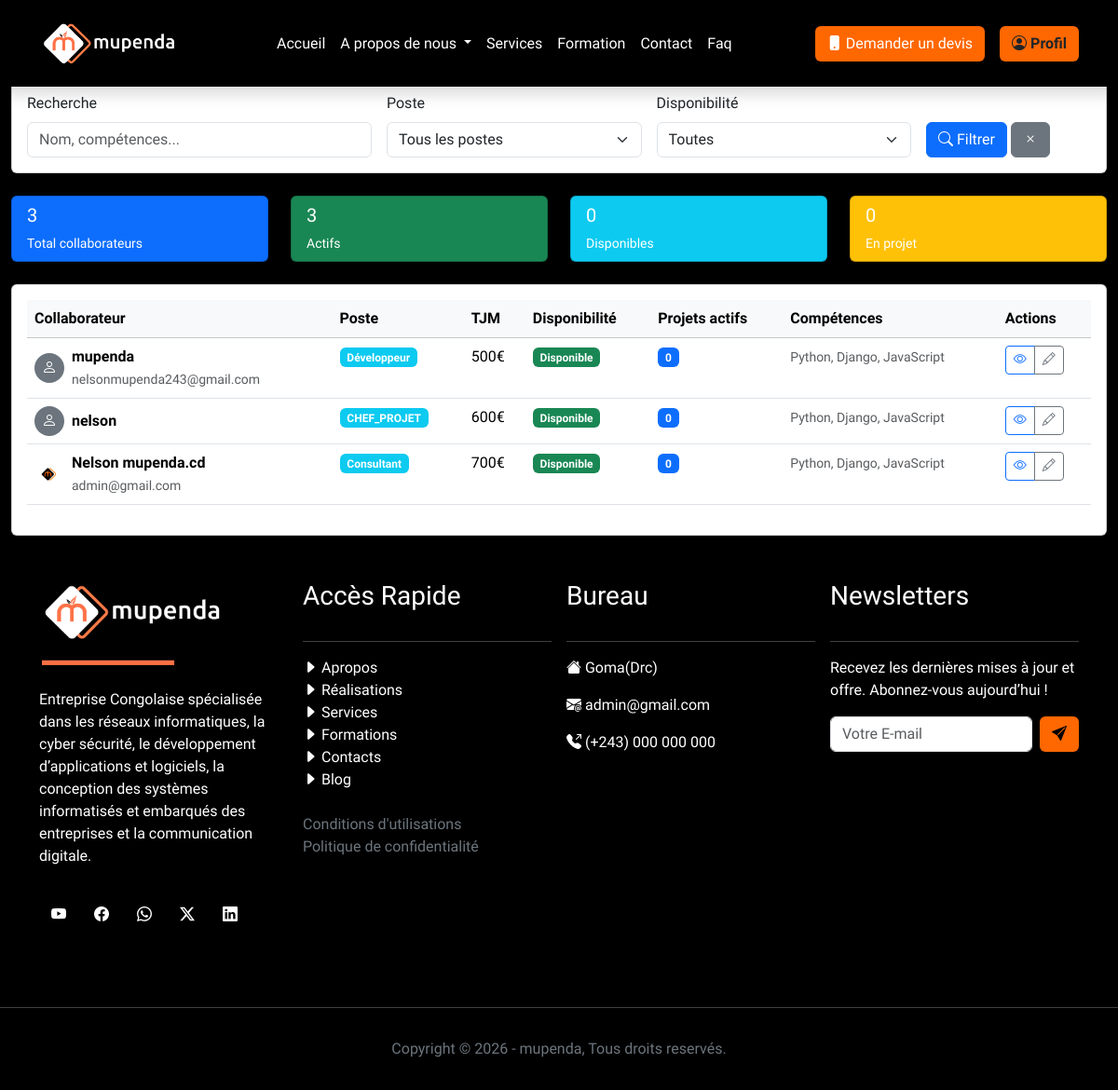
Page /administration/collaborateurs/ (signed in) on the committed database.
### MupendaApp/models.py (models this page shows, shortened)
class Collaborateur(models.Model):
    POSTE_CHOICES = [
        ('DEVELOPPEUR', 'Développeur'),
        ('DESIGNEUR', 'Designer'),
        ('MANAGER', 'Manager'),
        ('CONSULTANT', 'Consultant'),
        ('TESTEUR', 'Testeur'),
        ('COMMERCIAL', 'Commercial'),
        ('AUTRE', 'Autre'),
    ]
    DISPO_CHOICES = [
        ('DISPONIBLE', 'Disponible'),
        ('OCCUPE', 'Occupé'),
        ('CONGE', 'Congé'),
        ('INDISPONIBLE', 'Indisponible'),
    ]
    user = models.OneToOneField(
        settings.AUTH_USER_MODEL,
        on_delete=models.CASCADE,
        related_name='profil_collaborateur'
    )
    poste = models.CharField(max_length=50, choices=POSTE_CHOICES)
    tjm = models.DecimalField(max_digits=8, decimal_places=2, verbose_name="TJM journalier (€)")
    cout_horaire = models.DecimalField(max_digits=8, decimal_places=2, verbose_name="Coût horaire (€)")
    disponibilite = models.CharField(max_length=20, choices=DISPO_CHOICES, default='DISPONIBLE')
    competences = models.TextField(help_text="Compétences principales")
    date_embauche = models.DateField()
    telephone = models.CharField(max_length=20, blank=True)
    linkedin = models.URLField(blank=True)
    photo = models.ImageField(upload_to='collaborateurs/', blank=True)
    actif = models.BooleanField(default=True)
    cree_le = models.DateTimeField(auto_now_add=True)
    modifie_le = models.DateTimeField(auto_now=True)
    class Meta:
        verbose_name = "Collaborateur"
        verbose_name_plural = "Collaborateurs"

class CustomUser(AbstractUser):
    is_administrateur = models.BooleanField(default=False)
    is_utilisateur = models.BooleanField(default=True)
    photo_profil = models.ImageField(upload_to="static/images", blank=True, null=True)

### MupendaApp/views.py (the view, shortened to what this page needs)
# urls.py: path('administration/collaborateurs/', views.ListeCollaborateursView, name='liste_collaborateurs'),
@login_required
def ListeCollaborateursView(request):
    search = request.GET.get('search', '')
    poste_filter = request.GET.get('poste', '')
    dispo_filter = request.GET.get('disponibilite', '')
    collaborateurs = Collaborateur.objects.select_related('user').filter(actif=True)
    if poste_filter:
        collaborateurs = collaborateurs.filter(poste=poste_filter)
    if dispo_filter:
        collaborateurs = collaborateurs.filter(disponibilite=dispo_filter)
    return render(request, 'administration/collaborateurs/liste_collaborateurs.html', {
        'collaborateurs': collaborateurs.order_by('user__first_name'),
        'poste_choices': Collaborateur.POSTE_CHOICES,
        'dispo_choices': Collaborateur.DISPO_CHOICES,
        'search': search,
        'poste_filter': poste_filter,
        'dispo_filter': dispo_filter,
    })

### MupendaApp/templates/administration/collaborateurs/liste_collaborateurs.html (shortened to what this page needs)
{% extends "base.html" %}
{% load static %}
{% block content %}
<div class="container-fluid">
    <div class="d-flex justify-content-between align-items-center mb-4">
        <div>
            <h1 class="h3 mb-0">
            </h1>
            <p class="text-muted mb-0">Gestion des collaborateurs et compétences</p>
        </div>
        <div>
            <a href="{% url 'ajouter_collaborateur' %}" class="btn btn-primary">
            </a>
        </div>
    </div>
    <div class="card mb-4">
        <div class="card-body">
            <form method="get" class="row g-3">
                <div class="col-md-4">
                    <label for="search" class="form-label">Recherche</label>
                    <input type="text" class="form-control" id="search" name="search"
                           value="{{ search }}" placeholder="Nom, compétences...">
                </div>
                <div class="col-md-3">
                    <label for="poste_filter" class="form-label">Poste</label>
                    <select class="form-select" id="poste_filter" name="poste">
                        <option value="">Tous les postes</option>
                    </select>
                </div>
                <div class="col-md-3">
                    <label for="dispo_filter" class="form-label">Disponibilité</label>
                    <select class="form-select" id="dispo_filter" name="disponibilite">
                        <option value="">Toutes</option>
                    </select>
                </div>
                <div class="col-md-2">
                    <label class="form-label">&nbsp;</label><br>
                    <button type="submit" class="btn btn-primary">
                        <i class="bi bi-search"></i> Filtrer
                    </button>
                    <a href="{% url 'liste_collaborateurs' %}" class="btn btn-secondary">
                        <i class="bi bi-x"></i>
                    </a>
                </div>
            </form>
        </div>
    </div>
    <div class="row mb-4">
        <div class="col-md-3">
            <div class="card bg-primary text-white">
                <div class="card-body py-2">
                    <h5 class="card-title">{{ collaborateurs.count }}</h5>
                    <p class="card-text small mb-0">Total collaborateurs</p>
                </div>
            </div>
        </div>
        <div class="col-md-3">
            <div class="card bg-success text-white">
                <div class="card-body py-2">
                    <h5 class="card-title">{{ collaborateurs.count }}</h5>
                    <p class="card-text small mb-0">Actifs</p>
                </div>
            </div>
        </div>
        <div class="col-md-3">
            <div class="card bg-info text-white">
                <div class="card-body py-2">
                    <h5 class="card-title">0</h5>
                    <p class="card-text small mb-0">Disponibles</p>
                </div>
            </div>
        </div>
        <div class="col-md-3">
            <div class="card bg-warning text-white">
                <div class="card-body py-2">
                    <h5 class="card-title">0</h5>
                    <p class="card-text small mb-0">En projet</p>
                </div>
            </div>
        </div>
    </div>
    <div class="card">
        <div class="card-body">
            {% if collaborateurs %}
                <div class="table-responsive">
                    <table class="table table-hover">
                        <thead class="table-light">
                            <tr>
                                <th>Collaborateur</th>
                                <th>Poste</th>
                                <th>TJM</th>
                                <th>Disponibilité</th>
                                <th>Projets actifs</th>
                                <th>Compétences</th>
                                <th>Actions</th>
                            </tr>
                        </thead>
                        <tbody>
                            {% for collaborateur in collaborateurs %}
                            <tr>
                                <td>
                                    <div class="d-flex align-items-center">
                                        {% if collaborateur.user.photo_profil %}
                                            <img src="{{ collaborateur.user.photo_profil.url }}"
                                                 class="rounded-circle me-2" width="32" height="32">
                                        {% else %}
                                            <div class="bg-secondary rounded-circle me-2 d-flex align-items-center justify-content-center"
                                                 style="width: 32px; height: 32px; color: white;">
                                                <i class="bi bi-person"></i>
                                            </div>
                                        {% endif %}
                                        <div>
                                            <strong>{{ collaborateur.user.get_full_name|default:collaborateur.user.username }}</strong><br>
                                            <small class="text-muted">{{ collaborateur.user.email }}</small>
                                        </div>
                                    </div>
                                </td>
                                <td>
                                    <span class="badge bg-info">{{ collaborateur.get_poste_display }}</span>
                                </td>
                                <td>{{ collaborateur.tjm|floatformat:0 }}€</td>
                                <td>
                                    <span class="badge bg-{% if collaborateur.disponibilite == 'DISPONIBLE' %}success{% elif collaborateur.disponibilite == 'INDISPONIBLE' %}danger{% else %}warning{% endif %}">
                                        {{ collaborateur.get_disponibilite_display }}
                                    </span>
                                </td>
                                <td>
                                    <span class="badge bg-primary">0</span>
                                </td>
                                <td>
                                    {% if collaborateur.competences %}
                                        <small class="text-muted">{{ collaborateur.competences|truncatechars:50 }}</small>
                                    {% else %}
                                        <span class="text-muted">-</span>
                                    {% endif %}
                                </td>
                                <td>
                                    <div class="btn-group" role="group">
                                        <a href="{% url 'fiche_collaborateur' collaborateur.id %}" class="btn btn-sm btn-outline-primary" title="Voir">
                                            <i class="bi bi-eye"></i>
                                        </a>
                                        <a href="{% url 'modifier_collaborateur' collaborateur.id %}" class="btn btn-sm btn-outline-secondary" title="Modifier">
                                            <i class="bi bi-pencil"></i>
                                        </a>
                                    </div>
                                </td>
                            </tr>
                            {% endfor %}
                        </tbody>
                    </table>
                </div>
            {% endif %}
        </div>
    </div>
</div>
{% endblock %}

### rows in the picture
Collaborateur: user.get_full_name "mupenda", user.email "nelsonmupenda243@gmail.com", poste "Développeur", tjm "500", disponibilite "Disponible", competences "Python, Django, JavaScript"
Collaborateur: user.get_full_name "nelson", poste "CHEF_PROJET", tjm "600", disponibilite "Disponible", competences "Python, Django, JavaScript"
Collaborateur: user.photo_profil (picture), user.get_full_name "Nelson mupenda.cd", user.email "admin@gmail.com", poste "Consultant", tjm "700", disponibilite "Disponible", competences "Python, Django, JavaScript"

### other values in the picture
{{ collaborateurs.count }} "3"
